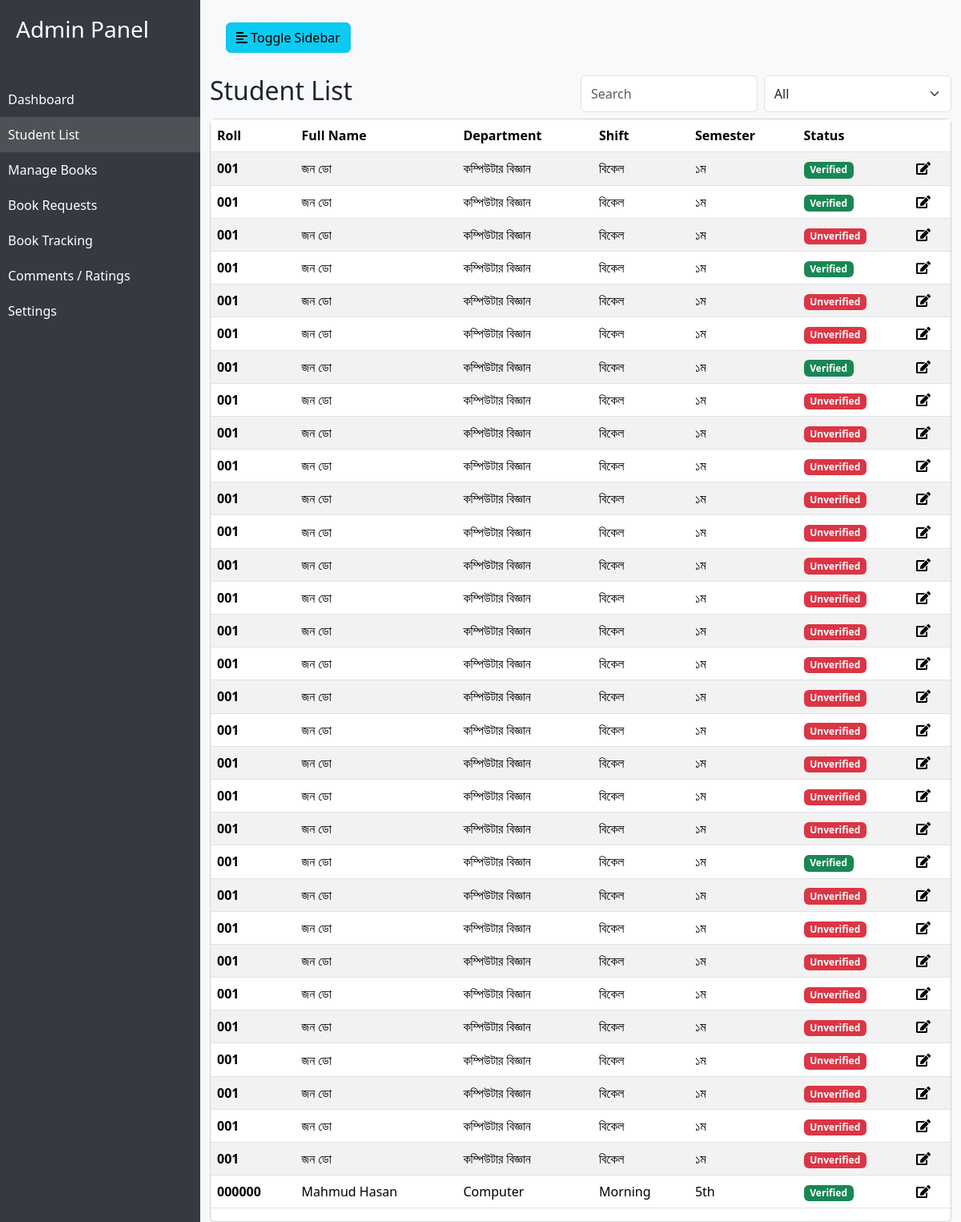
Screenshot of /librarian/students/ (signed in) with the database file from the repository.
### accounts/models.py (models this page shows, shortened)
class StudentProfile(models.Model):
    user = models.OneToOneField(User, on_delete=models.CASCADE)
    shift = models.CharField(max_length=20, blank=True, null=True)
    department = models.CharField(max_length=50, blank=True, null=True)
    roll = models.CharField(max_length=50, blank=True, null=True, default="000000")
    name_bangla = models.CharField(max_length=50, blank=True, null=True)
    name = models.CharField(max_length=50, blank=True, null=True, default="")
    father_name = models.CharField(max_length=50, blank=True, null=True)
    mother_name = models.CharField(max_length=50, blank=True, null=True)
    address = models.CharField(max_length=50, blank=True, null=True)
    post_office = models.CharField(max_length=50, blank=True, null=True)
    upazila = models.CharField(max_length=50, blank=True, null=True)
    district = models.CharField(max_length=50, blank=True, null=True)
    number = models.CharField(max_length=50, blank=True, null=True)
    parent_number = models.CharField(max_length=50, blank=True, null=True)
    blood_group = models.CharField(max_length=50, blank=True, null=True)
    technology_code = models.CharField(max_length=50, blank=True, null=True)
    semester = models.CharField(max_length=50, blank=True, null=True)
    birth_date = models.DateField(blank=True, null=True)
    ssc_roll = models.CharField(max_length=50, blank=True, null=True)
    image = models.ImageField(upload_to="student", null=True, blank=True)
    signature = models.ImageField(upload_to="signature", null=True, blank=True)
    parent_signature = models.ImageField(upload_to="signature", null=True, blank=True)
    policy_agreement = models.BooleanField(default=True)
    is_active = models.BooleanField(default=False)

### librarian/views.py (the view)
# urls.py: path('students/', views.students, name='students'),
@staff_member_required
def students(request):
    student_list = StudentProfile.objects.all()
    paginator = Paginator(student_list, 10)
    return render(request, 'librarian/studentList.html', {'students': student_list})

### librarian/templatetags/custom_tags.py (called while the page is built)
@register.filter
def get_fields(obj):
    return [
        (field.verbose_name, field.value_from_object(obj))
        for field in obj._meta.get_fields()
        if not isinstance(field, (ManyToOneRel, ManyToManyRel, OneToOneRel))
    ]

### main/context_processors.py (called while the page is built)
def categories(request):
    return {
        'categories': Category.objects.all()
    }

def account_alert(request):
    try:
        request.user.studentprofile
        return {}
    except:
        if not request.user.is_authenticated:
            return {}
        if request.user.is_staff:
            return {}
        return {
                'account_alert': 'Your account is not complete. Please fill in your details.'
            }

### templates/librarian/studentList.html (shortened to what this page needs)
{% extends "librarian/dashboard.html" %}
{% load static %}
{% load custom_tags %}
{% block content %}
    <div class="table-title-container d-flex justify-content-between">
        <h2>Student List</h2>
        <div class="table-search-container d-flex w-50 gap-2">
            <input type="text" class="form-control" id="search-box" placeholder="Search">
            <select name="" id="filter" class="form-select">
                <option value="all" class="form-control">All</option>
            </select>
        </div>
    </div>
    <div class="card mt-2">
        <table class="table table-striped" id="equipment-table">
            <thead>
            <tr>
                <th scope="col">Roll</th>
                <th scope="col">Full Name</th>
                <th scope="col">Department</th>
                <th scope="col">Shift</th>
                <th scope="col">Semester</th>
                <th scope="col">Status</th>
                <th></th>
            </tr>
            </thead>
            <tbody>
            {% for student in students %}
                <tr>
                    <th scope="row">{{ student.roll }}</th>
                    <td class="text-capitalize">{{ student.name }}</td>
                    <td class="text-capitalize">{{ student.department }}</td>
                    <td class="text-capitalize">{{ student.shift }}</td>
                    <td>{{ student.semester }}</td>
                    {% if student.is_active == True %}
                        <td><span class="badge text-bg-success">Verified</span></td>
                    {% else %}
                        <td><span class="badge text-bg-danger">Unverified</span></td>
                    {% endif %}
                    <td><span role="button" data-bs-toggle="modal" data-bs-target="#Modal{{ student.id }}"><i
                            class="fa fa-edit"></i></span></td>
                </tr>
            {% endfor %}
            </tbody>
        </table>
    </div>
{% endblock %}

### static/css/dashboard.css (style rules this page uses)
body { font-family: 'Segoe UI', Tahoma, Geneva, Verdana, sans-serif; background-color: #f8f9fa; }
td { vertical-align: middle !important; }

### rows the page displays
StudentProfile: roll "001", name "জন ডো", department "কম্পিউটার বিজ্ঞান", shift "বিকেল", semester "১ম", is_active "Verified"
StudentProfile: roll "001", name "জন ডো", department "কম্পিউটার বিজ্ঞান", shift "বিকেল", semester "১ম", is_active "Verified"
StudentProfile: roll "001", name "জন ডো", department "কম্পিউটার বিজ্ঞান", shift "বিকেল", semester "১ম", is_active "Unverified"
StudentProfile: roll "001", name "জন ডো", department "কম্পিউটার বিজ্ঞান", shift "বিকেল", semester "১ম", is_active "Verified"
StudentProfile: roll "001", name "জন ডো", department "কম্পিউটার বিজ্ঞান", shift "বিকেল", semester "১ম", is_active "Unverified"
StudentProfile: roll "001", name "জন ডো", department "কম্পিউটার বিজ্ঞান", shift "বিকেল", semester "১ম", is_active "Unverified"
StudentProfile: roll "001", name "জন ডো", department "কম্পিউটার বিজ্ঞান", shift "বিকেল", semester "১ম", is_active "Verified"
StudentProfile: roll "001", name "জন ডো", department "কম্পিউটার বিজ্ঞান", shift "বিকেল", semester "১ম", is_active "Unverified"
StudentProfile: roll "001", name "জন ডো", department "কম্পিউটার বিজ্ঞান", shift "বিকেল", semester "১ম", is_active "Unverified"
StudentProfile: roll "001", name "জন ডো", department "কম্পিউটার বিজ্ঞান", shift "বিকেল", semester "১ম", is_active "Unverified"
StudentProfile: roll "001", name "জন ডো", department "কম্পিউটার বিজ্ঞান", shift "বিকেল", semester "১ম", is_active "Unverified"
StudentProfile: roll "001", name "জন ডো", department "কম্পিউটার বিজ্ঞান", shift "বিকেল", semester "১ম", is_active "Unverified"
StudentProfile: roll "001", name "জন ডো", department "কম্পিউটার বিজ্ঞান", shift "বিকেল", semester "১ম", is_active "Unverified"
StudentProfile: roll "001", name "জন ডো", department "কম্পিউটার বিজ্ঞান", shift "বিকেল", semester "১ম", is_active "Unverified"
StudentProfile: roll "001", name "জন ডো", department "কম্পিউটার বিজ্ঞান", shift "বিকেল", semester "১ম", is_active "Unverified"
StudentProfile: roll "001", name "জন ডো", department "কম্পিউটার বিজ্ঞান", shift "বিকেল", semester "১ম", is_active "Unverified"
StudentProfile: roll "001", name "জন ডো", department "কম্পিউটার বিজ্ঞান", shift "বিকেল", semester "১ম", is_active "Unverified"
StudentProfile: roll "001", name "জন ডো", department "কম্পিউটার বিজ্ঞান", shift "বিকেল", semester "১ম", is_active "Unverified"
StudentProfile: roll "001", name "জন ডো", department "কম্পিউটার বিজ্ঞান", shift "বিকেল", semester "১ম", is_active "Unverified"
StudentProfile: roll "001", name "জন ডো", department "কম্পিউটার বিজ্ঞান", shift "বিকেল", semester "১ম", is_active "Unverified"
StudentProfile: roll "001", name "জন ডো", department "কম্পিউটার বিজ্ঞান", shift "বিকেল", semester "১ম", is_active "Unverified"
StudentProfile: roll "001", name "জন ডো", department "কম্পিউটার বিজ্ঞান", shift "বিকেল", semester "১ম", is_active "Verified"
StudentProfile: roll "001", name "জন ডো", department "কম্পিউটার বিজ্ঞান", shift "বিকেল", semester "১ম", is_active "Unverified"
StudentProfile: roll "001", name "জন ডো", department "কম্পিউটার বিজ্ঞান", shift "বিকেল", semester "১ম", is_active "Unverified"
StudentProfile: roll "001", name "জন ডো", department "কম্পিউটার বিজ্ঞান", shift "বিকেল", semester "১ম", is_active "Unverified"
StudentProfile: roll "001", name "জন ডো", department "কম্পিউটার বিজ্ঞান", shift "বিকেল", semester "১ম", is_active "Unverified"
StudentProfile: roll "001", name "জন ডো", department "কম্পিউটার বিজ্ঞান", shift "বিকেল", semester "১ম", is_active "Unverified"
StudentProfile: roll "001", name "জন ডো", department "কম্পিউটার বিজ্ঞান", shift "বিকেল", semester "১ম", is_active "Unverified"
StudentProfile: roll "001", name "জন ডো", department "কম্পিউটার বিজ্ঞান", shift "বিকেল", semester "১ম", is_active "Unverified"
StudentProfile: roll "001", name "জন ডো", department "কম্পিউটার বিজ্ঞান", shift "বিকেল", semester "১ম", is_active "Unverified"
StudentProfile: roll "001", name "জন ডো", department "কম্পিউটার বিজ্ঞান", shift "বিকেল", semester "১ম", is_active "Unverified"
StudentProfile: roll "000000", name "Mahmud Hasan", department "Computer", shift "Morning", semester "5th", is_active "Verified"
